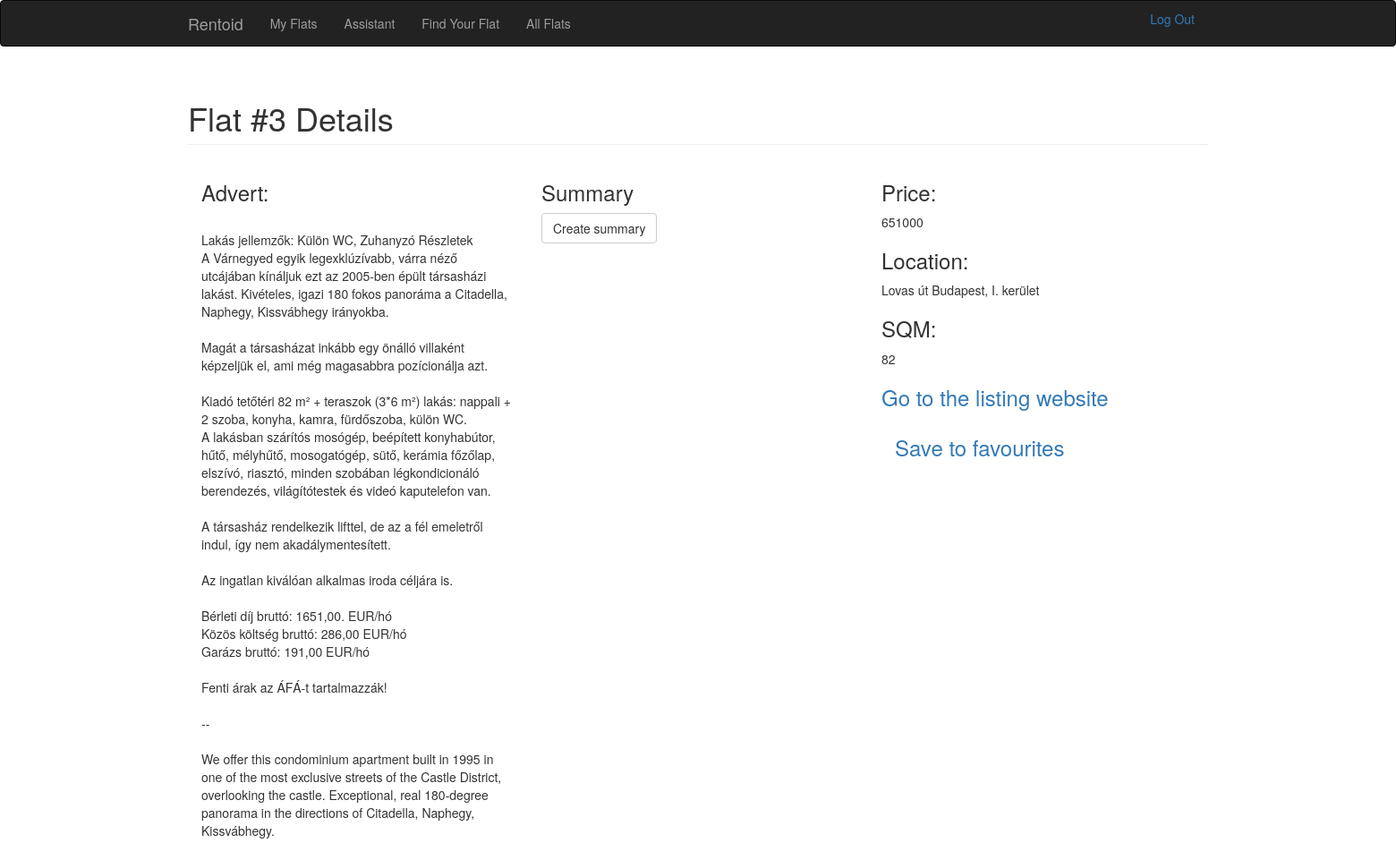
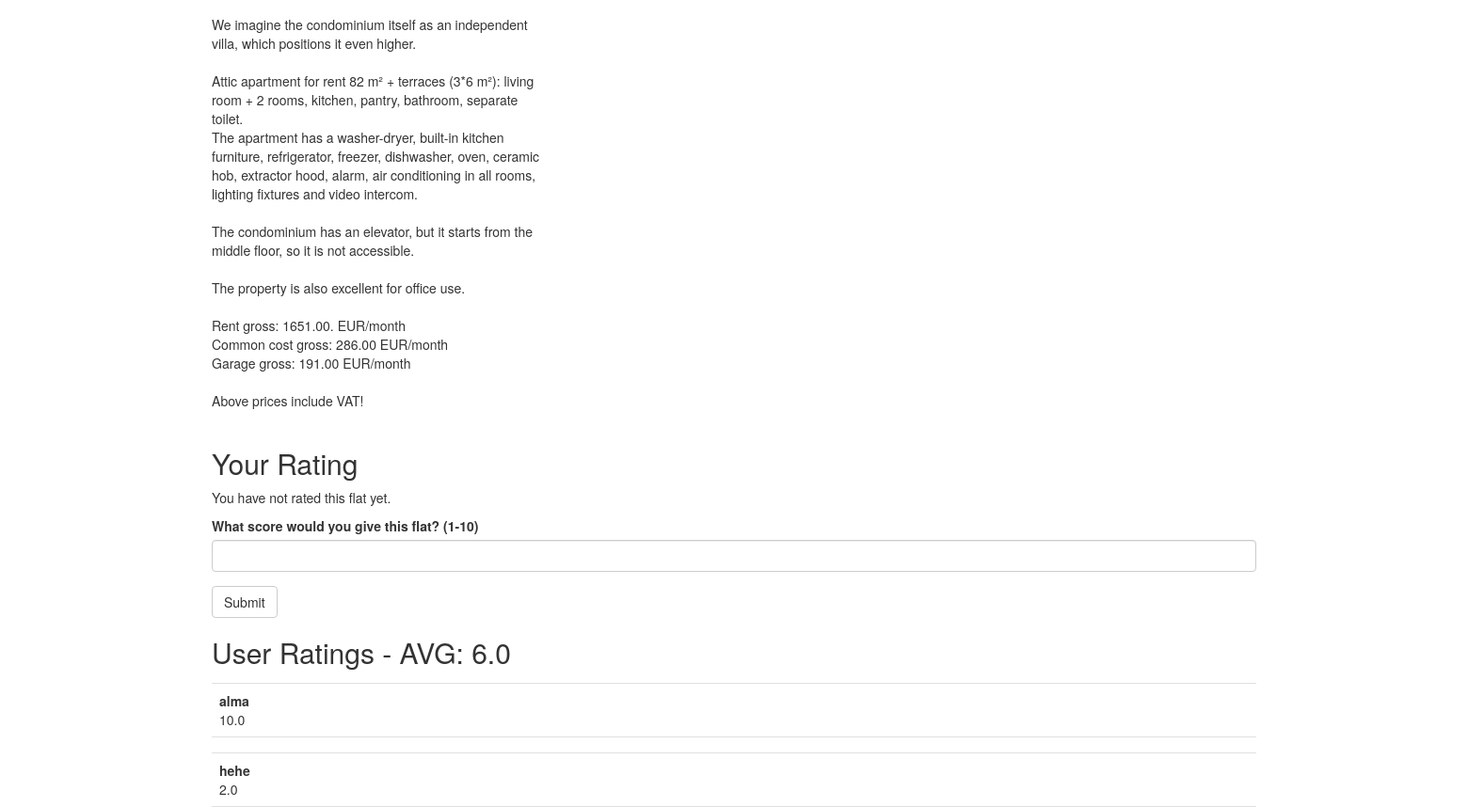
The page /flat/3 (signed in) on the database its author committed (2 pictures, top to bottom).
### app/model/models.py (models this page shows, shortened)
class Flat(db.Model):
    __tablename__ = 'flats'
    id = db.Column(db.Integer, primary_key=True)
    price = db.Column(db.Integer)
    sqm = db.Column(db.Integer)
    rooms = db.Column(db.Numeric)
    location = db.Column(db.Text)
    text = db.Column(db.Text)
    link = db.Column(db.String)
    def average_rating(self):
        ratings = Rating.query.filter_by(flat_id = self.id)
        if ratings.count() == 0:
            raise FlatError(f"Flat {self.id} has no ratings")
        else:
            avg_score = ratings.with_entities(func.avg(Rating.rating)).scalar()
            return avg_score

class Rating(db.Model):
    __tablename__ = 'ratings'
    id = db.Column(db.Integer, primary_key=True)
    user_id = db.Column(db.Integer, db.ForeignKey('users.id'))
    flat_id = db.Column(db.Integer, db.ForeignKey('flats.id'))
    rating = db.Column(db.Float)
    __table_args__ = (db.UniqueConstraint('user_id', 'flat_id', name='unique_user_flat_rating'),)
    def get_author(self):
        return User.query.filter_by(id=self.user_id).first().username

class User(db.Model, UserMixin):
    __tablename__ = 'users'
    id = db.Column(db.Integer, primary_key=True)
    email = db.Column(db.String(64), unique=True, index=True)
    username = db.Column(db.String(64), unique=True, index=True)
    password_hash = db.Column(db.String(128))
    liked = db.relationship('Like', foreign_keys='Like.user_id', backref='user', lazy='dynamic')
    rated = db.relationship('Rating', foreign_keys='Rating.user_id', backref='user', lazy='dynamic')
    @property
    def password(self):
        raise AttributeError('password is not readable')
    def has_liked_flat(self, flat):
        return Like.query.filter(Like.user_id == self.id, Like.flat_id == flat.id).count() > 0

### app/flats/views.py (the view)
@flats.route('/flat/<int:flat_id>', methods=["GET", "POST"])
@login_required
def flat(flat_id):
    flat = Flat.query.filter_by(id=flat_id).first_or_404()
    ratings = Rating.query.filter_by(flat_id=flat_id).all()
    rating_form = RatingForm()
    my_rating = Rating.query.filter_by(flat_id=flat_id, user_id=current_user.id)
    if my_rating.count() == 1:
        my_rating = my_rating.first()
    else:
        my_rating = None
    try:
        avg_score = flat.average_rating()
    except FlatError as e:
        avg_score = None
    form = SummariseForm()
    summary = None
    if rating_form.submit.data and rating_form.validate():
        current_user.rate_flat(flat, rating_form.score.data)
        db.session.commit()
        flash('Submitted the rating succesfully!', 'alert-success')
        return redirect(url_for('.flat', flat_id=flat_id))
    if form.submit.data and form.validate():
        summary = InferenceEngine.inference(flat.text)
        flash('Summary successfully created!', 'alert-success')
    return render_template('flat.html', form=form, flat=flat, ratings=ratings, summary=summary, avg_rating = avg_score, my_rating=my_rating, rating_form=rating_form)

### app/flats/forms.py
class RatingForm(FlaskForm):
    score = DecimalField('What score would you give this flat? (1-10)', validators=[NumberRange(min=1, max=10, message="Make sure you enter your rating")])
    submit = SubmitField('Submit')

### app/llm/forms.py
class SummariseForm(FlaskForm):
    submit = SubmitField('Create summary')

### app/model/models.py (called while the page is built)
@login_manager.user_loader
def load_user(user_id):
    return User.query.get(int(user_id))

### app/templates/flat.html (shortened to what this page needs)
{% extends "base.html" %}
{% import "bootstrap/wtf.html" as wtf %}
{% block page_content %}
<div class="container">
    <h1 class="page-header">Flat #{{ flat.id }} Details</h1>
    <div class="container col-md-4">
        <h3>Advert:</h3>
        {% if flat.text %}
        {% autoescape false %}
        {{ flat.text.replace('\n', '<br>') }}
        {% endautoescape %}
        {% endif %}
    </div>
    <div class="container col-md-4">
        <h3>Summary</h3>
        {{ wtf.quick_form(form)}}
    </div>
    <div class="container col-md-4">
        <h3>Price:</h3>
        {{ flat.price }}
        <h3>Location:</h3>
        {{ flat.location }}
        <h3>SQM:</h3>
        {{ flat.sqm }}
        <h3>
            <a href="{{ flat.link }}" target="_blank">Go to the listing website</a>
        </h3>
        <div class="container">
            {% if current_user.has_liked_flat(flat) %}
            <h3>
                <a href="{{ url_for('flats.like_action', flat_id=flat.id, action='unlike') }}">Remove from favourites</a>
            </h3>
            {% else %}
            <h3>
                <a href="{{ url_for('flats.like_action', flat_id=flat.id, action='like') }}">Save to favourites</a>
            </h3>
            {% endif %}
        </div>
    </div>
    <div class="container col-md-12">
            <h2> Your Rating </h2>
            {% if my_rating is not none %}
            <ul class="posts">
                <li class="post">
                    <div class="post-body">
                        <strong> {{ my_rating.get_author() }} </strong> <br>
                        {{ my_rating.rating }}
                    </div>
                </li>
            </ul>
            {% else %}
            <p>You have not rated this flat yet.</p>
            {% endif %}
            {{ wtf.quick_form(rating_form) }}
        <h2>
            {% if avg_rating is not none %}
            User Ratings - AVG: {{ avg_rating }}
            {% else %}
            No ratings yet
            {% endif %}
        </h2>
        {% for rating in ratings %}
            <ul class="posts">
                <li class="post">
                    <div class="post-body">
                        <strong> {{ rating.get_author() }} </strong> <br>
                        {{ rating.rating }}
                    </div>
                </li>
            </ul>
        {% endfor %}
    </div>
</div>
{% endblock %}

### app/static/style.css (style rules this page uses)
ul.posts { list-style-type: none; padding: 0px; margin: 16px 0px 0px 0px; border-top: 1px solid #e0e0e0; }
ul.posts li.post { padding: 8px; border-bottom: 1px solid #e0e0e0; }

### rows shown on the page
Flat: id "3", text.replace "Lakás jellemzők: Külön WC, Zuhanyzó Részletek A Várnegyed egyik legexklúzívabb, várra néző utcájában kínáljuk ezt az 2005-ben épült társasházi lakást. Kivételes, igazi 180 fokos panoráma a Citadella, Naphegy, Kissvábhegy irányokba. Magát a társasházat inkább egy önálló villaként képzeljük el, ami még magasabbra pozícionálja azt. Kiadó tetőtéri 82 m² + teraszok (3*6 m²) lakás: nappali + 2 szoba, konyha, kamra, fürdőszoba, külön WC. A lakásban szárítós mosógép, beépített konyhabútor, hűtő, mélyhűtő, mosogatógép, sütő, kerámia főzőlap, elszívó, riasztó, minden szobában légkondicionáló berendezés, világítótestek és videó kaputelefon van. A társasház rendelkezik lifttel, de az a fél emeletről…", price "651000", location "Lovas út Budapest, I. kerület", sqm "82"
Rating: get_author "alma", rating "10.0"
Rating: get_author "hehe", rating "2.0"

### other values the page prints
{{ avg_rating }} "6.0"
